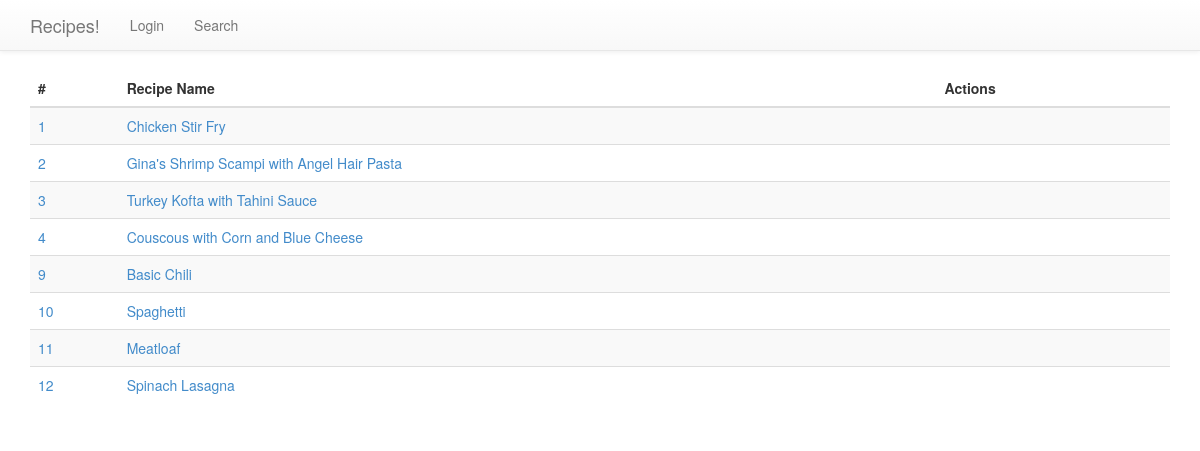
The page / on the database its author committed.
### tables this page shows
CREATE TABLE entries (url TEXT, tags TEXT, id integer PRIMARY KEY, title text, ingredients text, steps text);

### flaskr.py (the view)
@app.route('/')
def show_entries():
    db = get_db()
    cur = db.execute('select id, title, ingredients, steps, tags, url from entries order by id asc')
    entries = cur.fetchall()
    return render_template('show_entries.html', entries=entries)

### flaskr.py (called while the page is built)
def get_db():
    if not hasattr(g, 'sqlite_db'):
        g.sqlite_db = connect_db()
    return g.sqlite_db

def connect_db():
    rv = sqlite3.connect(app.config['DATABASE'])
    rv.row_factory = sqlite3.Row
    return rv

### templates/show_entries.html (shortened to what this page needs)
{% extends "layout.html" %}
{% block body %}
  <div class="col-lg">
  <table class="table table-striped">
    <thead>
        <tr>
            <th>#</th>
            <th>Recipe Name</th>
            <th>Actions</th><th></th>
        </tr>
    </thead>
    <tbody>
        {% for entry in entries %}
        <tr>
            <td><a href="/view/{{ entry.id }}">{{ entry.id }}</a></td>
            <td><a href="/view/{{ entry.id }}">{{ entry.title }}</a></td>
            <td>
            <td>
            </td>
        </tr>
        {% endfor %}
    </tbody>
  </table>
  </div>
{% endblock %}

### static/css/theme.css (style rules this page uses)
body { padding-top: 70px; padding-bottom: 30px; }

### rows shown on the page
entries: id "1", title "Chicken Stir Fry"
entries: id "2", title "Gina's Shrimp Scampi with Angel Hair Pasta"
entries: id "3", title "Turkey Kofta with Tahini Sauce"
entries: id "4", title "Couscous with Corn and Blue Cheese"
entries: id "9", title "Basic Chili"
entries: id "10", title "Spaghetti"
entries: id "11", title "Meatloaf"
entries: id "12", title "Spinach Lasagna"
